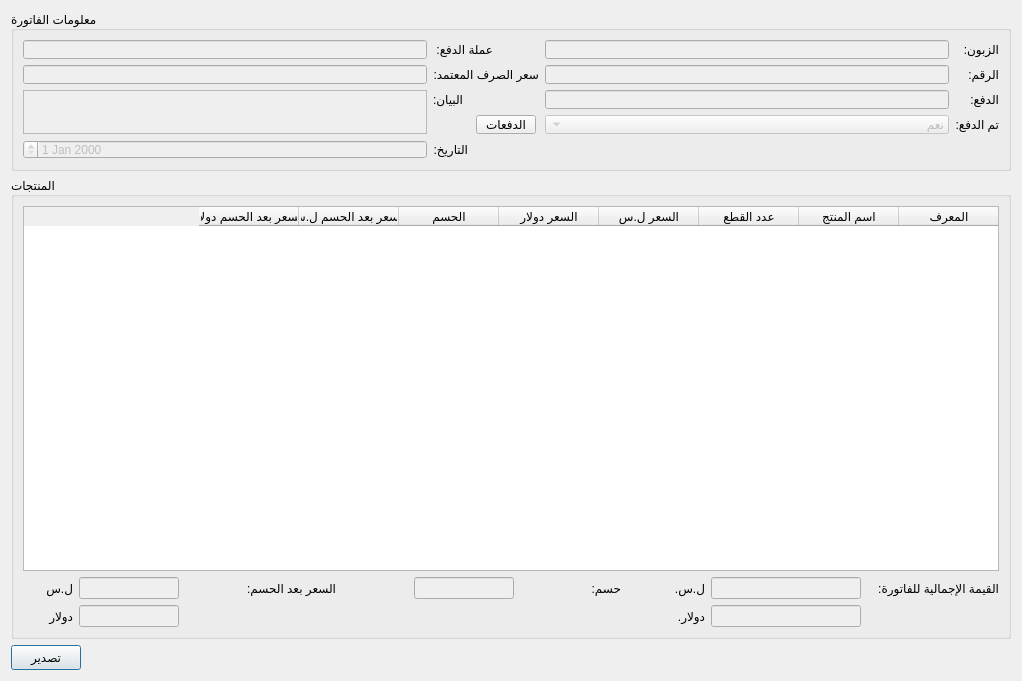
<?xml version="1.0" encoding="UTF-8"?>
<ui version="4.0">
 <class>OutReturnInvoiceView</class>
 <widget class="QDialog" name="OutReturnInvoiceView">
  <property name="geometry">
   <rect>
    <x>0</x>
    <y>0</y>
    <width>1022</width>
    <height>681</height>
   </rect>
  </property>
  <property name="windowTitle">
   <string>فاتورة مرتجع</string>
  </property>
  <property name="windowIcon">
   <iconset>
    <normaloff>graphics/icon.xpm</normaloff>graphics/icon.xpm</iconset>
  </property>
  <layout class="QGridLayout" name="gridLayout_3">
   <item row="2" column="0">
    <widget class="QPushButton" name="export_btn">
     <property name="minimumSize">
      <size>
       <width>0</width>
       <height>25</height>
      </size>
     </property>
     <property name="maximumSize">
      <size>
       <width>70</width>
       <height>16777215</height>
      </size>
     </property>
     <property name="text">
      <string>تصدير</string>
     </property>
    </widget>
   </item>
   <item row="1" column="0">
    <widget class="QGroupBox" name="groupBox_2">
     <property name="title">
      <string>المنتجات</string>
     </property>
     <layout class="QGridLayout" name="gridLayout_4">
      <item row="3" column="0">
       <widget class="QLabel" name="label_22">
        <property name="maximumSize">
         <size>
          <width>50</width>
          <height>16777215</height>
         </size>
        </property>
        <property name="text">
         <string>دولار</string>
        </property>
       </widget>
      </item>
      <item row="2" column="9" colspan="2">
       <widget class="QLineEdit" name="result_sp_input">
        <property name="enabled">
         <bool>false</bool>
        </property>
        <property name="maximumSize">
         <size>
          <width>150</width>
          <height>16777215</height>
         </size>
        </property>
       </widget>
      </item>
      <item row="2" column="1" colspan="2">
       <widget class="QLineEdit" name="result_after_discount_sp_input">
        <property name="enabled">
         <bool>false</bool>
        </property>
        <property name="sizePolicy">
         <sizepolicy hsizetype="Minimum" vsizetype="Fixed">
          <horstretch>0</horstretch>
          <verstretch>0</verstretch>
         </sizepolicy>
        </property>
        <property name="maximumSize">
         <size>
          <width>100</width>
          <height>16777215</height>
         </size>
        </property>
       </widget>
      </item>
      <item row="2" column="11">
       <widget class="QLabel" name="label_8">
        <property name="text">
         <string>القيمة الإجمالية للفاتورة:</string>
        </property>
       </widget>
      </item>
      <item row="3" column="1" colspan="2">
       <widget class="QLineEdit" name="result_after_discount_usd_input">
        <property name="enabled">
         <bool>false</bool>
        </property>
        <property name="sizePolicy">
         <sizepolicy hsizetype="Minimum" vsizetype="Fixed">
          <horstretch>0</horstretch>
          <verstretch>0</verstretch>
         </sizepolicy>
        </property>
        <property name="maximumSize">
         <size>
          <width>100</width>
          <height>16777215</height>
         </size>
        </property>
       </widget>
      </item>
      <item row="2" column="7">
       <widget class="QLabel" name="label_23">
        <property name="maximumSize">
         <size>
          <width>40</width>
          <height>16777215</height>
         </size>
        </property>
        <property name="text">
         <string>حسم:</string>
        </property>
       </widget>
      </item>
      <item row="2" column="3" colspan="2">
       <widget class="QLabel" name="label_20">
        <property name="maximumSize">
         <size>
          <width>90</width>
          <height>16777215</height>
         </size>
        </property>
        <property name="text">
         <string>السعر بعد الحسم:</string>
        </property>
       </widget>
      </item>
      <item row="2" column="5" colspan="2">
       <widget class="QLineEdit" name="result_discount_input">
        <property name="enabled">
         <bool>false</bool>
        </property>
        <property name="sizePolicy">
         <sizepolicy hsizetype="Minimum" vsizetype="Fixed">
          <horstretch>0</horstretch>
          <verstretch>0</verstretch>
         </sizepolicy>
        </property>
        <property name="maximumSize">
         <size>
          <width>100</width>
          <height>16777215</height>
         </size>
        </property>
       </widget>
      </item>
      <item row="3" column="8">
       <widget class="QLabel" name="label_10">
        <property name="text">
         <string>دولار.</string>
        </property>
       </widget>
      </item>
      <item row="2" column="0">
       <widget class="QLabel" name="label_21">
        <property name="maximumSize">
         <size>
          <width>50</width>
          <height>16777215</height>
         </size>
        </property>
        <property name="text">
         <string>ل.س</string>
        </property>
       </widget>
      </item>
      <item row="3" column="9" colspan="2">
       <widget class="QLineEdit" name="result_usd_input">
        <property name="enabled">
         <bool>false</bool>
        </property>
        <property name="maximumSize">
         <size>
          <width>150</width>
          <height>16777215</height>
         </size>
        </property>
       </widget>
      </item>
      <item row="2" column="8">
       <widget class="QLabel" name="label_9">
        <property name="text">
         <string>ل.س.</string>
        </property>
       </widget>
      </item>
      <item row="1" column="0" colspan="12">
       <widget class="QTableWidget" name="items_table">
        <property name="maximumSize">
         <size>
          <width>16777215</width>
          <height>500</height>
         </size>
        </property>
        <property name="layoutDirection">
         <enum>Qt::RightToLeft</enum>
        </property>
        <column>
         <property name="text">
          <string>المعرف</string>
         </property>
         <property name="font">
          <font>
           <kerning>true</kerning>
          </font>
         </property>
        </column>
        <column>
         <property name="text">
          <string>اسم المنتج</string>
         </property>
        </column>
        <column>
         <property name="text">
          <string>عدد القطع</string>
         </property>
        </column>
        <column>
         <property name="text">
          <string>السعر ل.س</string>
         </property>
        </column>
        <column>
         <property name="text">
          <string>السعر دولار</string>
         </property>
        </column>
        <column>
         <property name="text">
          <string>الحسم</string>
         </property>
        </column>
        <column>
         <property name="text">
          <string>السعر بعد الحسم ل.س</string>
         </property>
        </column>
        <column>
         <property name="text">
          <string>السعر بعد الحسم دولار</string>
         </property>
        </column>
       </widget>
      </item>
     </layout>
    </widget>
   </item>
   <item row="0" column="0">
    <widget class="QGroupBox" name="groupBox">
     <property name="maximumSize">
      <size>
       <width>16777215</width>
       <height>160</height>
      </size>
     </property>
     <property name="title">
      <string>معلومات الفاتورة</string>
     </property>
     <layout class="QGridLayout" name="gridLayout">
      <item row="0" column="0">
       <widget class="QLineEdit" name="currency_input">
        <property name="enabled">
         <bool>false</bool>
        </property>
       </widget>
      </item>
      <item row="0" column="1" colspan="2">
       <widget class="QLabel" name="label_25">
        <property name="maximumSize">
         <size>
          <width>60</width>
          <height>16777215</height>
         </size>
        </property>
        <property name="text">
         <string>عملة الدفع:</string>
        </property>
       </widget>
      </item>
      <item row="0" column="3">
       <widget class="QLineEdit" name="client_input">
        <property name="enabled">
         <bool>false</bool>
        </property>
       </widget>
      </item>
      <item row="0" column="4">
       <widget class="QLabel" name="label">
        <property name="text">
         <string>الزبون:</string>
        </property>
       </widget>
      </item>
      <item row="1" column="0">
       <widget class="QLineEdit" name="exchange_input">
        <property name="enabled">
         <bool>false</bool>
        </property>
       </widget>
      </item>
      <item row="1" column="1" colspan="2">
       <widget class="QLabel" name="label_4">
        <property name="text">
         <string>سعر الصرف المعتمد:</string>
        </property>
       </widget>
      </item>
      <item row="1" column="3">
       <widget class="QLineEdit" name="number_input">
        <property name="enabled">
         <bool>false</bool>
        </property>
       </widget>
      </item>
      <item row="1" column="4">
       <widget class="QLabel" name="label_2">
        <property name="text">
         <string>الرقم:</string>
        </property>
       </widget>
      </item>
      <item row="2" column="0" rowspan="2">
       <widget class="QTextEdit" name="statement_input">
        <property name="enabled">
         <bool>false</bool>
        </property>
       </widget>
      </item>
      <item row="2" column="1">
       <widget class="QLabel" name="label_5">
        <property name="maximumSize">
         <size>
          <width>30</width>
          <height>16777215</height>
         </size>
        </property>
        <property name="text">
         <string>البيان:</string>
        </property>
       </widget>
      </item>
      <item row="2" column="3">
       <widget class="QLineEdit" name="payment_input">
        <property name="enabled">
         <bool>false</bool>
        </property>
       </widget>
      </item>
      <item row="2" column="4">
       <widget class="QLabel" name="label_3">
        <property name="text">
         <string>الدفع:</string>
        </property>
       </widget>
      </item>
      <item row="3" column="2">
       <widget class="QPushButton" name="payments_btn">
        <property name="enabled">
         <bool>true</bool>
        </property>
        <property name="maximumSize">
         <size>
          <width>60</width>
          <height>16777215</height>
         </size>
        </property>
        <property name="text">
         <string>الدفعات</string>
        </property>
       </widget>
      </item>
      <item row="3" column="3">
       <widget class="QComboBox" name="paid_input">
        <property name="enabled">
         <bool>false</bool>
        </property>
        <property name="layoutDirection">
         <enum>Qt::RightToLeft</enum>
        </property>
        <item>
         <property name="text">
          <string>نعم</string>
         </property>
        </item>
        <item>
         <property name="text">
          <string>لا</string>
         </property>
        </item>
       </widget>
      </item>
      <item row="3" column="4">
       <widget class="QLabel" name="label_24">
        <property name="text">
         <string>تم الدفع:</string>
        </property>
       </widget>
      </item>
      <item row="4" column="0">
       <widget class="QDateEdit" name="date_input">
        <property name="enabled">
         <bool>false</bool>
        </property>
        <property name="layoutDirection">
         <enum>Qt::RightToLeft</enum>
        </property>
       </widget>
      </item>
      <item row="4" column="1">
       <widget class="QLabel" name="label_12">
        <property name="maximumSize">
         <size>
          <width>35</width>
          <height>16777215</height>
         </size>
        </property>
        <property name="text">
         <string>التاريخ:</string>
        </property>
       </widget>
      </item>
     </layout>
    </widget>
   </item>
  </layout>
 </widget>
 <resources/>
 <connections/>
</ui>
